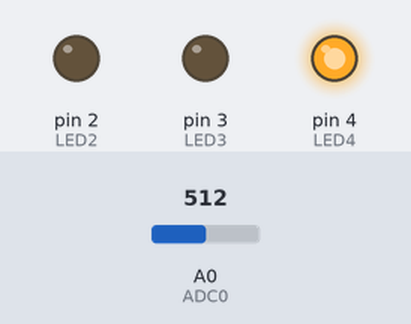
Recording of a program running on a simulated Arduino Uno, built with avr-gcc and run on an emulated ATmega328P. Parts: output pins drawn as LEDs (lit = HIGH). The test bench sets the inputs (shaded band); at power-on: A0 (ADC0) = 512.

Above: at 1.2 s.
1.3 s: A0 (ADC0) set to 422
2.8 s: A0 (ADC0) set to 401
At 3.7 s:
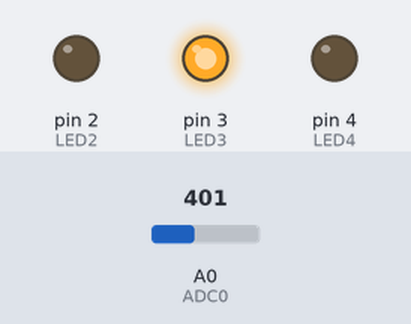
4.3 s: A0 (ADC0) set to 218
5.8 s: A0 (ADC0) set to 190
At 7.0 s:
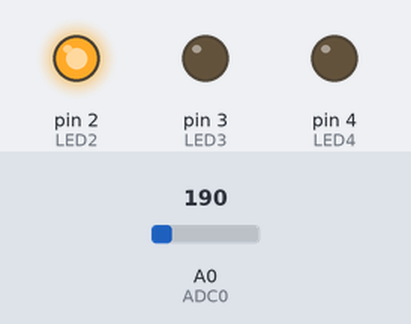
7.3 s: A0 (ADC0) set to 900
At 8.3 s:
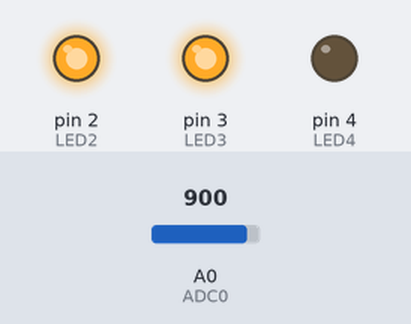
8.8 s: A0 (ADC0) set to 632
10.3 s: A0 (ADC0) set to 601
At 10.6 s:
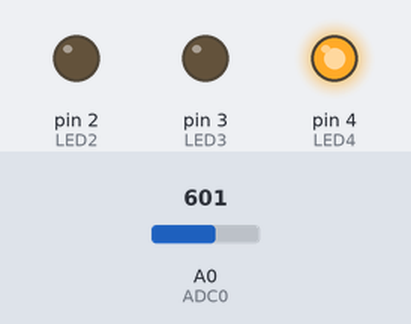
Timing chart, 0 to 12.8 s (numbered marks = the images above; inputs shaded):
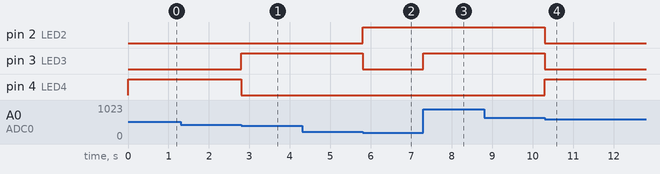

Measured:
- the behaviour switches between 410 and 409 on A0 (ADC0) (found by bisection; images 0 and 1)
- the behaviour switches between 205 and 204 on A0 (ADC0) (found by bisection; images 1 and 2)
- the behaviour switches between 614 and 613 on A0 (ADC0) (found by bisection; images 3 and 4)
- after the input at 1.3 s, every drawn part: stays the same
- after the input at 2.8 s, pin 3 (LED3): LOW → HIGH at once; pin 4 (LED4): HIGH → LOW at once
- after the input at 4.3 s, every drawn part: stays the same
- after the input at 5.8 s, pin 2 (LED2): LOW → HIGH at once; pin 3 (LED3): HIGH → LOW at once
- after the input at 7.3 s, pin 3 (LED3): LOW → HIGH at once
- after the input at 8.8 s, every drawn part: stays the same
- after the input at 10.3 s, pin 2 (LED2), pin 3 (LED3): HIGH → LOW at once; pin 4 (LED4): LOW → HIGH at once

The program:

main.cpp
```cpp
#include <Arduino.h>
#define LED2 2
#define LED3 3
#define LED4 4
#define ADC0 A0
int wartoscAnalogowa = 0;

void setup() {
  pinMode(LED2, OUTPUT);
  pinMode(LED3, OUTPUT);
  pinMode(LED4, OUTPUT);
}

void loop() {
  wartoscAnalogowa = analogRead(ADC0);
  wartoscAnalogowa = map(wartoscAnalogowa, 0, 1023, 0, 5);
  if(wartoscAnalogowa == 0) {
    digitalWrite(LED2, HIGH);
    digitalWrite(LED3, LOW);
    digitalWrite(LED4, LOW);
  }
  if(wartoscAnalogowa == 1) {
    digitalWrite(LED2, LOW);
    digitalWrite(LED3, HIGH);
    digitalWrite(LED4, LOW);
  }
  if(wartoscAnalogowa == 2) {
    digitalWrite(LED2, LOW);
    digitalWrite(LED3, LOW);
    digitalWrite(LED4, HIGH);
  }
  if(wartoscAnalogowa == 4) {
    digitalWrite(LED2, HIGH);
    digitalWrite(LED3, HIGH);
    digitalWrite(LED4, LOW);
  }
  if(wartoscAnalogowa == 5) {
    digitalWrite(LED2, LOW);
    digitalWrite(LED3, HIGH);
    digitalWrite(LED4, HIGH);
  }
}
```
